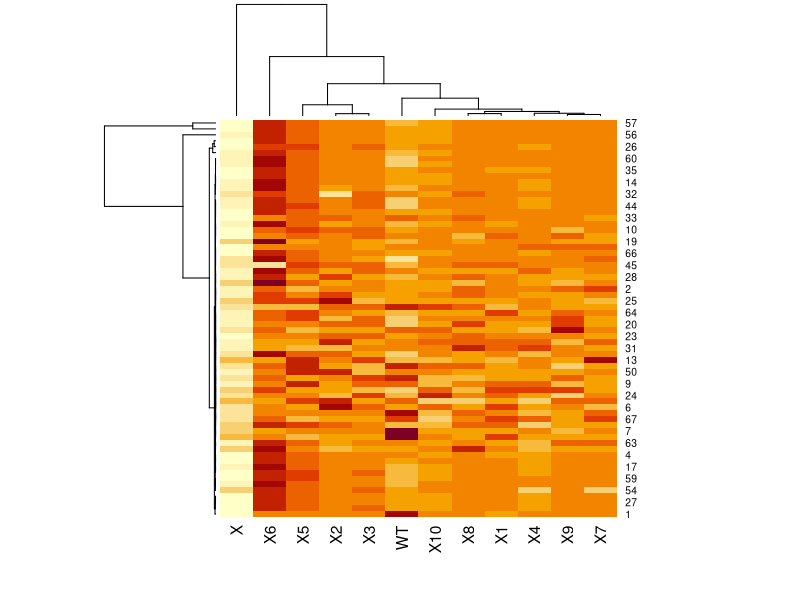

The R script that drew this image:
## ---- chunk 1
library("readxl");
df = data.frame(read.csv("rawdata.csv"));
## ---- chunk 2
print(dim(df))
print(dimnames(df))
## ---- chunk 3
standard_data = tail(df, 4)
df = head(df, -4)


## ---- chunk 4

standard_data = rbind(standard_data, data.frame(X = "Sum", t(colSums(standard_data[, -1]))));

sum_standard = t(as.numeric(tail(standard_data, n=1)[-1]))

typeof(sum_standard)

df[, unlist(lapply(df, is.numeric))]

lf = as.data.frame(df[, unlist(lapply(df, is.numeric))] / sum_standard)

lf



## ---- chunk 5
data_matrix = data.matrix(df)
heatmap(data_matrix)
